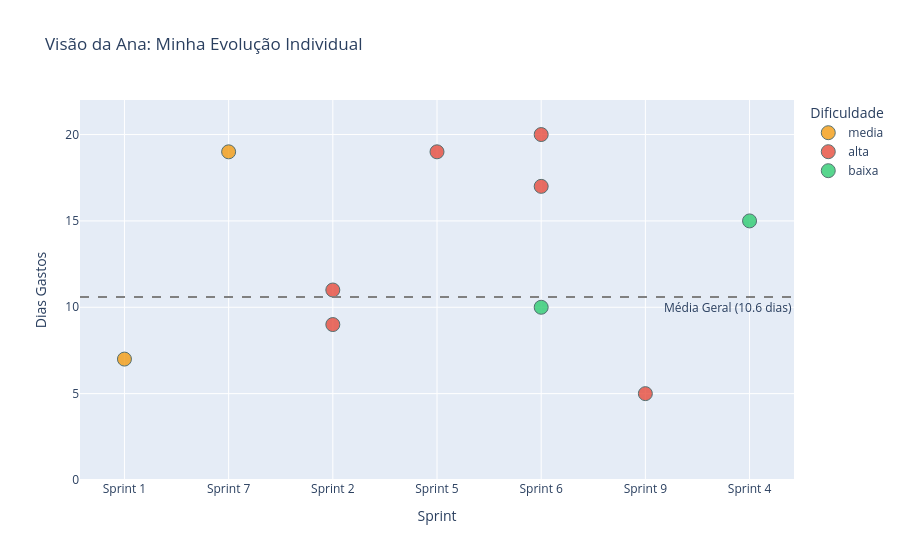

The notebook cell this image was saved under:
### Markdown cell above
GRAFICO DINAMICO

### Code cell
# o grafico grande que é aO GRAFICO DE ANA Q MOSTRA AS ENTREGAS AO LONGO DAS SPRINGS.

#base ado nos dados gerais de todos os mentorados
concluidas_equipe = tabela[tabela['status_atual'] == 'concluida']
media_equipe = concluidas_equipe['duracao_em_dias'].mean()
teto_do_grafico = concluidas_equipe['duracao_em_dias'].max() + 2

# 2. pra cada atividade
mapa_de_cores = {
    'alta': '#E74C3C',    # Vermelho Alerta
    'Alta': '#E74C3C',
    'média': '#F39C12',   # Laranja/Amarelo Atenção
    'media': '#F39C12',
    'Média': '#F39C12',
    'baixa': '#2ECC71',   # Verde Tranquilo
    'Baixa': '#2ECC71'
}

# 3. definir grafico
def criar_grafico_evolucao(dataset_alvo, titulo_do_grafico):

    df_plot = dataset_alvo[dataset_alvo['status_atual'] == 'concluida'].copy()

#separar por sring
    df_plot['sprint_num'] = df_plot['titulo'].str.extract(r'Sprint (\d+)').astype(int)
    df_plot['nome_sprint'] = df_plot['titulo'].str.extract(r'(Sprint \d+)')
    df_plot = df_plot.sort_values('sprint_num')

    fig = px.scatter(
        df_plot,
        x='nome_sprint',
        y='duracao_em_dias',
        color='prioridade',
        color_discrete_map=mapa_de_cores,
        hover_data=['titulo', 'mentorado'],
        title=titulo_do_grafico,
        labels={'duracao_em_dias': 'Dias Gastos', 'nome_sprint': 'Sprint', 'prioridade': 'Dificuldade'}
    )

    fig.add_hline(
        y=media_equipe,
        line_dash="dash",
        line_color="gray",
        annotation_text=f"Média Geral ({media_equipe:.1f} dias)",
        annotation_position="bottom right"
    )

    # bolas do grafico
    fig.update_traces(marker=dict(size=14, opacity=0.8, line=dict(width=1, color='DarkSlateGrey')))
    fig.update_yaxes(range=[0, teto_do_grafico])

    return fig

# 3. GERANDO OS DOIS GRÁFICOS COM 1 LINHA DE CÓDIGO CADA

grafico_ana = criar_grafico_evolucao(mentorada, "Visão da Ana: Minha Evolução Individual")

# Exibindo as duas obras de arte

grafico_ana.show()

#oq esta acontecendo? : ele pega os dias gastos(duraçao_em_dias das atividades CONCLUIDAS) e coloca as sprint, ai podemos ver, de forma dinamica, as tarefas q foram concluidas, e as informações contidas

### Figure 1 — Plotly figure (JSON) as saved in the notebook; plotly's stock layout.template omitted (floating-point values rounded to 4 significant figures)
{"data": [{"customdata": [["Atualizar Pipeline CI/CD - Sprint 1", "Ana Ribeiro"], ["Refatorar Pipeline CI/CD - Sprint 7", "Ana Ribeiro"]], "hovertemplate": "Dificuldade=media<br>Sprint=%{x}<br>Dias Gastos=%{y}<br>titulo=%{customdata[0]}<br>mentorado=%{customdata[1]}<extra></extra>", "legendgroup": "media", "marker": {"color": "#F39C12", "line": {"color": "DarkSlateGrey", "width": 1}, "opacity": 0.8, "size": 14, "symbol": "circle"}, "mode": "markers", "name": "media", "orientation": "v", "showlegend": true, "type": "scatter", "x": ["Sprint 1", "Sprint 7"], "xaxis": "x", "y": [7.0, 19.0], "yaxis": "y"}, {"customdata": [["Criar Scripts de Deploy - Sprint 2", "Ana Ribeiro"], ["Ajustar Pipeline CI/CD - Sprint 2", "Ana Ribeiro"], ["Refatorar Scripts de Deploy - Sprint 5", "Ana Ribeiro"], ["Criar Pipeline CI/CD - Sprint 6", "Ana Ribeiro"], ["Atualizar Scripts de Deploy - Sprint 6", "Ana Ribeiro"], ["Ajustar Pipeline CI/CD - Sprint 9", "Ana Ribeiro"]], "hovertemplate": "Dificuldade=alta<br>Sprint=%{x}<br>Dias Gastos=%{y}<br>titulo=%{customdata[0]}<br>mentorado=%{customdata[1]}<extra></extra>", "legendgroup": "alta", "marker": {"color": "#E74C3C", "line": {"color": "DarkSlateGrey", "width": 1}, "opacity": 0.8, "size": 14, "symbol": "circle"}, "mode": "markers", "name": "alta", "orientation": "v", "showlegend": true, "type": "scatter", "x": ["Sprint 2", "Sprint 2", "Sprint 5", "Sprint 6", "Sprint 6", "Sprint 9"], "xaxis": "x", "y": [9.0, 11.0, 19.0, 17.0, 20.0, 5.0], "yaxis": "y"}, {"customdata": [["Documentar Tabelas no BD - Sprint 4", "Ana Ribeiro"], ["Documentar Tabelas no BD - Sprint 6", "Ana Ribeiro"]], "hovertemplate": "Dificuldade=baixa<br>Sprint=%{x}<br>Dias Gastos=%{y}<br>titulo=%{customdata[0]}<br>mentorado=%{customdata[1]}<extra></extra>", "legendgroup": "baixa", "marker": {"color": "#2ECC71", "line": {"color": "DarkSlateGrey", "width": 1}, "opacity": 0.8, "size": 14, "symbol": "circle"}, "mode": "markers", "name": "baixa", "orientation": "v", "showlegend": true, "type": "scatter", "x": ["Sprint 4", "Sprint 6"], "xaxis": "x", "y": [15.0, 10.0], "yaxis": "y"}], "layout": {"annotations": [{"showarrow": false, "text": "Média Geral (10.6 dias)", "x": 1, "xanchor": "right", "xref": "x domain", "y": 10.59, "yanchor": "top", "yref": "y"}], "legend": {"title": {"text": "Dificuldade"}, "tracegroupgap": 0}, "shapes": [{"line": {"color": "gray", "dash": "dash"}, "type": "line", "x0": 0, "x1": 1, "xref": "x domain", "y0": 10.59, "y1": 10.59, "yref": "y"}], "title": {"text": "Visão da Ana: Minha Evolução Individual"}, "xaxis": {"anchor": "y", "domain": [0, 1], "title": {"text": "Sprint"}}, "yaxis": {"anchor": "x", "domain": [0, 1], "range": [0, 22], "title": {"text": "Dias Gastos"}}}}
